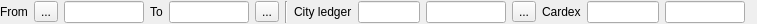
<?xml version="1.0" encoding="UTF-8"?>
<ui version="4.0">
 <class>FCityLedgerDetailedBalance</class>
 <widget class="QWidget" name="FCityLedgerDetailedBalance">
  <property name="geometry">
   <rect>
    <x>0</x>
    <y>0</y>
    <width>757</width>
    <height>24</height>
   </rect>
  </property>
  <property name="sizePolicy">
   <sizepolicy hsizetype="Minimum" vsizetype="Minimum">
    <horstretch>0</horstretch>
    <verstretch>0</verstretch>
   </sizepolicy>
  </property>
  <property name="windowTitle">
   <string>Form</string>
  </property>
  <layout class="QVBoxLayout" name="verticalLayout">
   <property name="sizeConstraint">
    <enum>QLayout::SetMinimumSize</enum>
   </property>
   <property name="leftMargin">
    <number>0</number>
   </property>
   <property name="topMargin">
    <number>0</number>
   </property>
   <property name="rightMargin">
    <number>0</number>
   </property>
   <property name="bottomMargin">
    <number>0</number>
   </property>
   <item>
    <layout class="QHBoxLayout" name="horizontalLayout">
     <item>
      <widget class="QLabel" name="label_2">
       <property name="text">
        <string>From</string>
       </property>
      </widget>
     </item>
     <item>
      <widget class="QToolButton" name="btnPrevDate">
       <property name="focusPolicy">
        <enum>Qt::NoFocus</enum>
       </property>
       <property name="text">
        <string>...</string>
       </property>
       <property name="icon">
        <iconset resource="../Resort/res.qrc">
         <normaloff>:/images/left.png</normaloff>:/images/left.png</iconset>
       </property>
      </widget>
     </item>
     <item>
      <widget class="EDateEdit" name="deFrom"/>
     </item>
     <item>
      <widget class="QLabel" name="label">
       <property name="text">
        <string>To</string>
       </property>
      </widget>
     </item>
     <item>
      <widget class="EDateEdit" name="deTo"/>
     </item>
     <item>
      <widget class="QToolButton" name="btnNextDate">
       <property name="focusPolicy">
        <enum>Qt::NoFocus</enum>
       </property>
       <property name="text">
        <string>...</string>
       </property>
       <property name="icon">
        <iconset resource="../Resort/res.qrc">
         <normaloff>:/images/right.png</normaloff>:/images/right.png</iconset>
       </property>
      </widget>
     </item>
     <item>
      <widget class="Line" name="line">
       <property name="orientation">
        <enum>Qt::Vertical</enum>
       </property>
      </widget>
     </item>
     <item>
      <widget class="QLabel" name="label_3">
       <property name="text">
        <string>City ledger</string>
       </property>
      </widget>
     </item>
     <item>
      <widget class="EQLineEdit" name="leCLCode">
       <property name="maximumSize">
        <size>
         <width>90</width>
         <height>16777215</height>
        </size>
       </property>
       <property name="focusPolicy">
        <enum>Qt::StrongFocus</enum>
       </property>
      </widget>
     </item>
     <item>
      <widget class="EQLineEdit" name="leCL">
       <property name="focusPolicy">
        <enum>Qt::ClickFocus</enum>
       </property>
       <property name="readOnly">
        <bool>true</bool>
       </property>
       <property name="EnableHiddenText" stdset="0">
        <bool>false</bool>
       </property>
      </widget>
     </item>
     <item>
      <widget class="QToolButton" name="btnChangeCityLedger">
       <property name="focusPolicy">
        <enum>Qt::NoFocus</enum>
       </property>
       <property name="text">
        <string>...</string>
       </property>
       <property name="icon">
        <iconset resource="../Resort/res.qrc">
         <normaloff>:/images/draft.png</normaloff>:/images/draft.png</iconset>
       </property>
      </widget>
     </item>
     <item>
      <widget class="QLabel" name="label_4">
       <property name="text">
        <string>Cardex</string>
       </property>
      </widget>
     </item>
     <item>
      <widget class="EQLineEdit" name="leCardex">
       <property name="maximumSize">
        <size>
         <width>100</width>
         <height>16777215</height>
        </size>
       </property>
      </widget>
     </item>
     <item>
      <widget class="EQLineEdit" name="leCardexName">
       <property name="readOnly">
        <bool>true</bool>
       </property>
      </widget>
     </item>
     <item>
      <spacer name="horizontalSpacer">
       <property name="orientation">
        <enum>Qt::Horizontal</enum>
       </property>
       <property name="sizeHint" stdset="0">
        <size>
         <width>40</width>
         <height>20</height>
        </size>
       </property>
      </spacer>
     </item>
    </layout>
   </item>
  </layout>
 </widget>
 <customwidgets>
  <customwidget>
   <class>EQLineEdit</class>
   <extends>QLineEdit</extends>
   <header location="global">eqlineedit.h</header>
   <slots>
    <signal>customButtonClicked(bool)</signal>
   </slots>
  </customwidget>
  <customwidget>
   <class>EDateEdit</class>
   <extends>QLineEdit</extends>
   <header location="global">edateedit.h</header>
  </customwidget>
 </customwidgets>
 <resources>
  <include location="../Resort/res.qrc"/>
 </resources>
 <connections/>
</ui>
